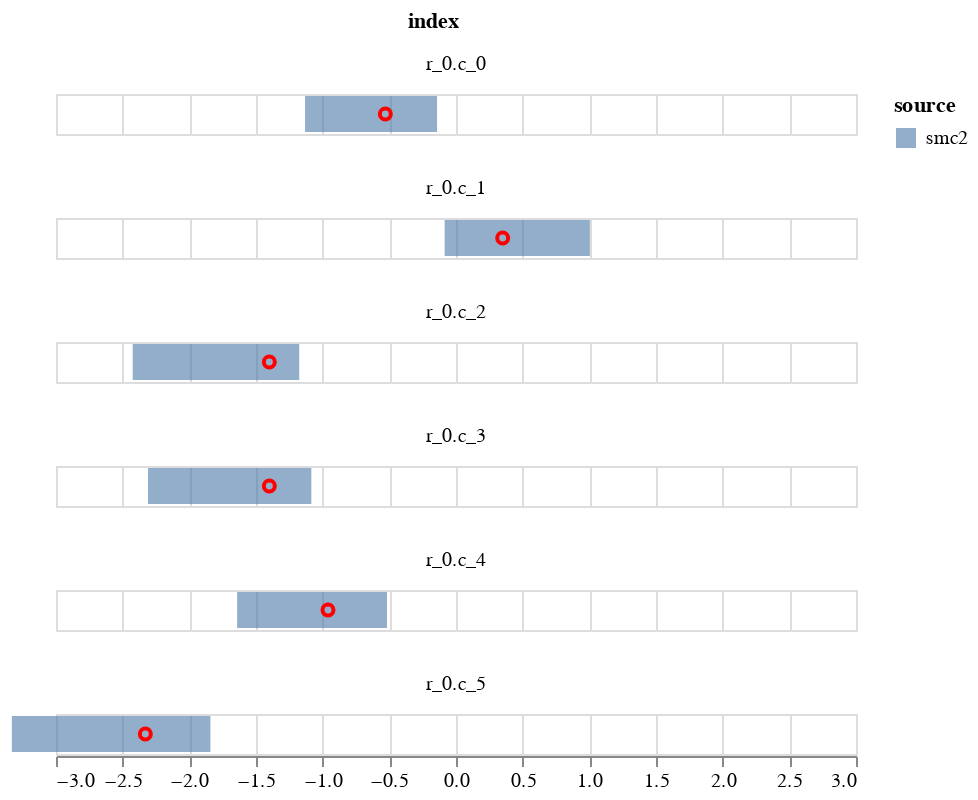

Notebook source saved alongside this figure:
### Code cell
c1 = alt.Chart(plot_data).mark_bar(opacity=0.6).encode(
    alt.X('q1', title=None,  scale=alt.Scale(domain=[-3,3])),
    alt.X2('q2', title=None),
    alt.Color('source'),    
)
    

c2 = alt.Chart(plot_data).mark_point(opacity=1, color='red').encode(
        alt.X('data', title=None),
)
(c1+c2).facet(
       'index',
    columns=1
    )

### Figure 1 — Vega-Lite specification as saved in the notebook (floating-point values rounded to 4 significant figures)
{"config": {"view": {"continuousWidth": 400, "continuousHeight": 300}}, "data": {"name": "data-df4a7a3b57f857bc0f003e0105e5978b"}, "facet": {"type": "nominal", "field": "index"}, "spec": {"layer": [{"mark": {"type": "bar", "opacity": 0.6}, "encoding": {"color": {"type": "nominal", "field": "source"}, "x": {"type": "quantitative", "field": "q1", "scale": {"domain": [-3, 3]}, "title": null}, "x2": {"field": "q2", "title": null}}}, {"mark": {"type": "point", "color": "red", "opacity": 1}, "encoding": {"x": {"type": "quantitative", "field": "data", "title": null}}}]}, "columns": 1, "$schema": "https://vega.github.io/schema/vega-lite/v4.8.1.json", "datasets": {"data-df4a7a3b57f857bc0f003e0105e5978b": [{"index": "r_0.c_0", "q1": -1.132, "q2": -0.142, "source": "smc2", "data": -0.53}, {"index": "r_0.c_1", "q1": -0.0853, "q2": 1.004, "source": "smc2", "data": 0.35}, {"index": "r_0.c_2", "q1": -2.425, "q2": -1.176, "source": "smc2", "data": -1.4}, {"index": "r_0.c_3", "q1": -2.31, "q2": -1.085, "source": "smc2", "data": -1.4}, {"index": "r_0.c_4", "q1": -1.642, "q2": -0.5175, "source": "smc2", "data": -0.96}, {"index": "r_0.c_5", "q1": -3.331, "q2": -1.842, "source": "smc2", "data": -2.33}]}}
